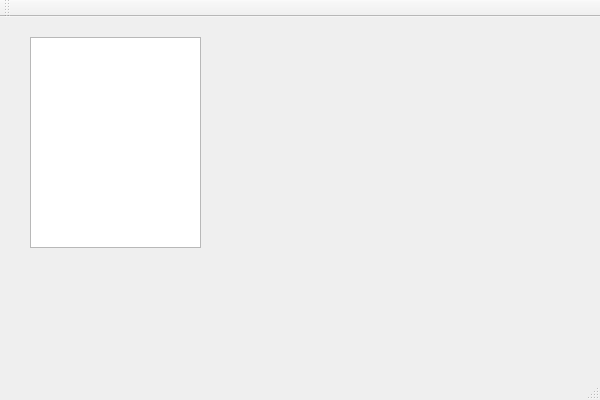
<?xml version="1.0" encoding="UTF-8"?>
<ui version="4.0">
 <class>Exam2Class</class>
 <widget class="QMainWindow" name="Exam2Class">
  <property name="geometry">
   <rect>
    <x>0</x>
    <y>0</y>
    <width>600</width>
    <height>400</height>
   </rect>
  </property>
  <property name="windowTitle">
   <string>Exam2</string>
  </property>
  <widget class="QWidget" name="centralWidget">
   <widget class="QListWidget" name="veggieList">
    <property name="geometry">
     <rect>
      <x>30</x>
      <y>20</y>
      <width>171</width>
      <height>211</height>
     </rect>
    </property>
   </widget>
  </widget>
  <widget class="QMenuBar" name="menuBar">
   <property name="geometry">
    <rect>
     <x>0</x>
     <y>0</y>
     <width>600</width>
     <height>21</height>
    </rect>
   </property>
  </widget>
  <widget class="QToolBar" name="mainToolBar">
   <attribute name="toolBarArea">
    <enum>TopToolBarArea</enum>
   </attribute>
   <attribute name="toolBarBreak">
    <bool>false</bool>
   </attribute>
  </widget>
  <widget class="QStatusBar" name="statusBar"/>
 </widget>
 <layoutdefault spacing="6" margin="11"/>
 <resources>
  <include location="Exam2.qrc"/>
 </resources>
 <connections/>
</ui>
